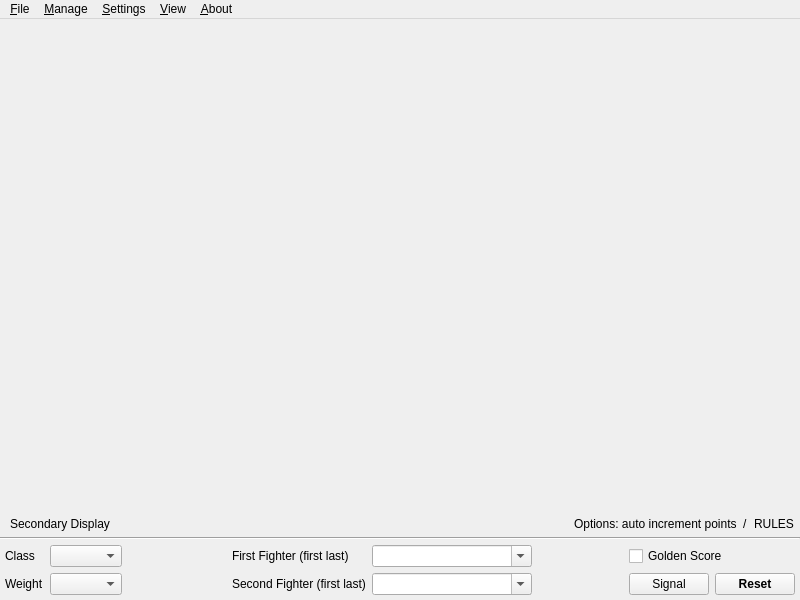
<?xml version="1.0" encoding="UTF-8"?>
<ui version="4.0">
 <author>Florian Mücke</author>
 <class>MainWindow</class>
 <widget class="QMainWindow" name="MainWindow">
  <property name="windowModality">
   <enum>Qt::ApplicationModal</enum>
  </property>
  <property name="geometry">
   <rect>
    <x>0</x>
    <y>0</y>
    <width>800</width>
    <height>600</height>
   </rect>
  </property>
  <property name="sizePolicy">
   <sizepolicy hsizetype="Expanding" vsizetype="Expanding">
    <horstretch>0</horstretch>
    <verstretch>0</verstretch>
   </sizepolicy>
  </property>
  <property name="maximumSize">
   <size>
    <width>5000</width>
    <height>5000</height>
   </size>
  </property>
  <property name="windowTitle">
   <string>Ipponboard</string>
  </property>
  <property name="windowIcon">
   <iconset resource="ipponboard.qrc">
    <normaloff>:/res/images/logo.png</normaloff>:/res/images/logo.png</iconset>
  </property>
  <property name="statusTip">
   <string notr="true"/>
  </property>
  <property name="whatsThis">
   <string notr="true"/>
  </property>
  <property name="documentMode">
   <bool>false</bool>
  </property>
  <property name="tabShape">
   <enum>QTabWidget::Rounded</enum>
  </property>
  <property name="dockOptions">
   <set>QMainWindow::AllowTabbedDocks|QMainWindow::AnimatedDocks</set>
  </property>
  <widget class="QWidget" name="centralWidget">
   <property name="autoFillBackground">
    <bool>false</bool>
   </property>
   <layout class="QVBoxLayout" name="verticalLayout_0" stretch="1,0,0,0">
    <property name="spacing">
     <number>0</number>
    </property>
    <property name="leftMargin">
     <number>0</number>
    </property>
    <property name="topMargin">
     <number>0</number>
    </property>
    <property name="rightMargin">
     <number>0</number>
    </property>
    <property name="bottomMargin">
     <number>0</number>
    </property>
    <item>
     <widget class="QFrame" name="frame_primary_view">
      <property name="focusPolicy">
       <enum>Qt::StrongFocus</enum>
      </property>
      <property name="frameShape">
       <enum>QFrame::NoFrame</enum>
      </property>
      <property name="frameShadow">
       <enum>QFrame::Plain</enum>
      </property>
      <layout class="QVBoxLayout" name="verticalLayout_3">
       <property name="spacing">
        <number>0</number>
       </property>
       <property name="leftMargin">
        <number>0</number>
       </property>
       <property name="topMargin">
        <number>0</number>
       </property>
       <property name="rightMargin">
        <number>0</number>
       </property>
       <property name="bottomMargin">
        <number>0</number>
       </property>
      </layout>
     </widget>
    </item>
    <item>
     <layout class="QHBoxLayout" name="horizontalLayout_infoBar">
      <property name="leftMargin">
       <number>3</number>
      </property>
      <property name="topMargin">
       <number>3</number>
      </property>
      <property name="rightMargin">
       <number>6</number>
      </property>
      <property name="bottomMargin">
       <number>3</number>
      </property>
      <item>
       <widget class="QToolButton" name="toolButton_viewSecondaryScreen">
        <property name="toolTip">
         <string>Display secondary screen</string>
        </property>
        <property name="text">
         <string>Secondary Display</string>
        </property>
        <property name="icon">
         <iconset resource="ipponboard.qrc">
          <normaloff>:/res/icons/secondary_view.png</normaloff>:/res/icons/secondary_view.png</iconset>
        </property>
        <property name="checkable">
         <bool>true</bool>
        </property>
        <property name="popupMode">
         <enum>QToolButton::DelayedPopup</enum>
        </property>
        <property name="toolButtonStyle">
         <enum>Qt::ToolButtonTextBesideIcon</enum>
        </property>
        <property name="autoRaise">
         <bool>true</bool>
        </property>
        <property name="arrowType">
         <enum>Qt::NoArrow</enum>
        </property>
       </widget>
      </item>
      <item>
       <spacer name="horizontalSpacer_infoBar">
        <property name="orientation">
         <enum>Qt::Horizontal</enum>
        </property>
        <property name="sizeType">
         <enum>QSizePolicy::MinimumExpanding</enum>
        </property>
        <property name="sizeHint" stdset="0">
         <size>
          <width>40</width>
          <height>0</height>
         </size>
        </property>
       </spacer>
      </item>
      <item>
       <widget class="QLabel" name="label_usedOptions">
        <property name="frameShape">
         <enum>QFrame::NoFrame</enum>
        </property>
        <property name="frameShadow">
         <enum>QFrame::Plain</enum>
        </property>
        <property name="midLineWidth">
         <number>0</number>
        </property>
        <property name="text">
         <string notr="true">Options: auto increment points</string>
        </property>
        <property name="alignment">
         <set>Qt::AlignLeading|Qt::AlignLeft|Qt::AlignVCenter</set>
        </property>
       </widget>
      </item>
      <item>
       <widget class="QLabel" name="label_3">
        <property name="text">
         <string>/</string>
        </property>
       </widget>
      </item>
      <item>
       <widget class="QLabel" name="label_usedRules">
        <property name="text">
         <string notr="true">RULES</string>
        </property>
       </widget>
      </item>
     </layout>
    </item>
    <item>
     <widget class="Line" name="line_infoBar">
      <property name="orientation">
       <enum>Qt::Horizontal</enum>
      </property>
     </widget>
    </item>
    <item>
     <layout class="QGridLayout" name="gridLayout" rowstretch="0,0" columnstretch="0,0,0,0,0,0,0,0,0">
      <property name="leftMargin">
       <number>5</number>
      </property>
      <property name="topMargin">
       <number>5</number>
      </property>
      <property name="rightMargin">
       <number>5</number>
      </property>
      <property name="bottomMargin">
       <number>5</number>
      </property>
      <item row="1" column="6">
       <spacer name="horizontalSpacer_2">
        <property name="orientation">
         <enum>Qt::Horizontal</enum>
        </property>
        <property name="sizeHint" stdset="0">
         <size>
          <width>40</width>
          <height>20</height>
         </size>
        </property>
       </spacer>
      </item>
      <item row="0" column="0">
       <widget class="QLabel" name="label_6">
        <property name="text">
         <string>Class</string>
        </property>
       </widget>
      </item>
      <item row="1" column="0">
       <widget class="QLabel" name="label_5">
        <property name="text">
         <string>Weight</string>
        </property>
       </widget>
      </item>
      <item row="0" column="2">
       <spacer name="horizontalSpacer">
        <property name="orientation">
         <enum>Qt::Horizontal</enum>
        </property>
        <property name="sizeHint" stdset="0">
         <size>
          <width>40</width>
          <height>20</height>
         </size>
        </property>
       </spacer>
      </item>
      <item row="1" column="7">
       <widget class="QPushButton" name="pushButton_Signal">
        <property name="focusPolicy">
         <enum>Qt::NoFocus</enum>
        </property>
        <property name="toolTip">
         <string>Plays the signal sound file</string>
        </property>
        <property name="text">
         <string>Signal</string>
        </property>
        <property name="icon">
         <iconset resource="ipponboard.qrc">
          <normaloff>:/res/icons/test_sound.png</normaloff>:/res/icons/test_sound.png</iconset>
        </property>
       </widget>
      </item>
      <item row="0" column="1">
       <widget class="QComboBox" name="comboBox_weight_class">
        <property name="focusPolicy">
         <enum>Qt::NoFocus</enum>
        </property>
       </widget>
      </item>
      <item row="0" column="5">
       <widget class="QComboBox" name="comboBox_name_first">
        <property name="sizePolicy">
         <sizepolicy hsizetype="Expanding" vsizetype="Fixed">
          <horstretch>0</horstretch>
          <verstretch>0</verstretch>
         </sizepolicy>
        </property>
        <property name="minimumSize">
         <size>
          <width>160</width>
          <height>0</height>
         </size>
        </property>
        <property name="mouseTracking">
         <bool>true</bool>
        </property>
        <property name="focusPolicy">
         <enum>Qt::ClickFocus</enum>
        </property>
        <property name="editable">
         <bool>true</bool>
        </property>
        <property name="insertPolicy">
         <enum>QComboBox::InsertAlphabetically</enum>
        </property>
        <property name="frame">
         <bool>true</bool>
        </property>
       </widget>
      </item>
      <item row="0" column="7" colspan="2">
       <widget class="QCheckBox" name="checkBox_golden_score">
        <property name="focusPolicy">
         <enum>Qt::NoFocus</enum>
        </property>
        <property name="toolTip">
         <string>Activate Golden Score</string>
        </property>
        <property name="layoutDirection">
         <enum>Qt::LeftToRight</enum>
        </property>
        <property name="text">
         <string>Golden Score</string>
        </property>
       </widget>
      </item>
      <item row="1" column="8">
       <widget class="QPushButton" name="button_reset">
        <property name="sizePolicy">
         <sizepolicy hsizetype="Minimum" vsizetype="Preferred">
          <horstretch>0</horstretch>
          <verstretch>0</verstretch>
         </sizepolicy>
        </property>
        <property name="minimumSize">
         <size>
          <width>0</width>
          <height>0</height>
         </size>
        </property>
        <property name="sizeIncrement">
         <size>
          <width>0</width>
          <height>0</height>
         </size>
        </property>
        <property name="font">
         <font>
          <weight>75</weight>
          <bold>true</bold>
         </font>
        </property>
        <property name="focusPolicy">
         <enum>Qt::NoFocus</enum>
        </property>
        <property name="toolTip">
         <string>Reset all clocks and scores</string>
        </property>
        <property name="text">
         <string>Reset</string>
        </property>
       </widget>
      </item>
      <item row="1" column="5">
       <widget class="QComboBox" name="comboBox_name_second">
        <property name="sizePolicy">
         <sizepolicy hsizetype="Expanding" vsizetype="Fixed">
          <horstretch>0</horstretch>
          <verstretch>0</verstretch>
         </sizepolicy>
        </property>
        <property name="minimumSize">
         <size>
          <width>160</width>
          <height>0</height>
         </size>
        </property>
        <property name="mouseTracking">
         <bool>true</bool>
        </property>
        <property name="focusPolicy">
         <enum>Qt::ClickFocus</enum>
        </property>
        <property name="editable">
         <bool>true</bool>
        </property>
        <property name="insertPolicy">
         <enum>QComboBox::InsertAlphabetically</enum>
        </property>
        <property name="frame">
         <bool>true</bool>
        </property>
       </widget>
      </item>
      <item row="1" column="3">
       <widget class="QLabel" name="label_7">
        <property name="text">
         <string notr="true"/>
        </property>
        <property name="textFormat">
         <enum>Qt::PlainText</enum>
        </property>
        <property name="pixmap">
         <pixmap resource="ipponboard.qrc">:/res/icons/fighter_blue.png</pixmap>
        </property>
       </widget>
      </item>
      <item row="0" column="4">
       <widget class="QLabel" name="label_2">
        <property name="font">
         <font>
          <weight>50</weight>
          <bold>false</bold>
         </font>
        </property>
        <property name="styleSheet">
         <string notr="true"/>
        </property>
        <property name="text">
         <string>First Fighter (first last)</string>
        </property>
       </widget>
      </item>
      <item row="1" column="4">
       <widget class="QLabel" name="label">
        <property name="font">
         <font>
          <weight>50</weight>
          <bold>false</bold>
         </font>
        </property>
        <property name="styleSheet">
         <string notr="true"/>
        </property>
        <property name="frameShape">
         <enum>QFrame::NoFrame</enum>
        </property>
        <property name="frameShadow">
         <enum>QFrame::Plain</enum>
        </property>
        <property name="text">
         <string>Second Fighter (first last)</string>
        </property>
       </widget>
      </item>
      <item row="0" column="3">
       <widget class="QLabel" name="label_8">
        <property name="text">
         <string notr="true"/>
        </property>
        <property name="textFormat">
         <enum>Qt::PlainText</enum>
        </property>
        <property name="pixmap">
         <pixmap resource="ipponboard.qrc">:/res/icons/fighter_white.png</pixmap>
        </property>
       </widget>
      </item>
      <item row="1" column="1">
       <widget class="QComboBox" name="comboBox_weight">
        <property name="focusPolicy">
         <enum>Qt::NoFocus</enum>
        </property>
       </widget>
      </item>
     </layout>
    </item>
   </layout>
  </widget>
  <widget class="QMenuBar" name="menuBar">
   <property name="geometry">
    <rect>
     <x>0</x>
     <y>0</y>
     <width>800</width>
     <height>21</height>
    </rect>
   </property>
   <widget class="QMenu" name="menu">
    <property name="title">
     <string>&amp;File</string>
    </property>
    <addaction name="separator"/>
    <addaction name="actionDrucken"/>
    <addaction name="separator"/>
    <addaction name="actionExit"/>
   </widget>
   <widget class="QMenu" name="menuAbout">
    <property name="title">
     <string>&amp;About</string>
    </property>
    <addaction name="actionAbout_Ipponboard"/>
    <addaction name="separator"/>
    <addaction name="actionVisit_Project_Homepage"/>
    <addaction name="actionContact_Author"/>
    <addaction name="actionOnline_Feedback"/>
   </widget>
   <widget class="QMenu" name="menuView">
    <property name="title">
     <string>&amp;View</string>
    </property>
    <addaction name="actionShow_SecondaryView"/>
    <addaction name="action_Info_Header"/>
    <addaction name="actionViewInfoBar"/>
   </widget>
   <widget class="QMenu" name="menuSettings">
    <property name="title">
     <string>&amp;Settings</string>
    </property>
    <widget class="QMenu" name="menuLanguages">
     <property name="toolTip">
      <string>Select program language</string>
     </property>
     <property name="title">
      <string>Language</string>
     </property>
     <addaction name="actionLang_Deutsch"/>
     <addaction name="actionLang_English"/>
     <addaction name="actionLang_Dutch"/>
    </widget>
    <widget class="QMenu" name="menuRules">
     <property name="title">
      <string>Rules</string>
     </property>
     <addaction name="actionRulesClassic"/>
     <addaction name="actionRules2013"/>
     <addaction name="actionRules2017"/>
    </widget>
    <addaction name="separator"/>
    <addaction name="actionAutoAdjustPoints"/>
    <addaction name="menuRules"/>
    <addaction name="separator"/>
    <addaction name="actionPreferences"/>
    <addaction name="menuLanguages"/>
   </widget>
   <widget class="QMenu" name="menuManage">
    <property name="enabled">
     <bool>true</bool>
    </property>
    <property name="title">
     <string>&amp;Manage</string>
    </property>
    <addaction name="actionVereine"/>
    <addaction name="actionManageFighters"/>
    <addaction name="actionManageClasses"/>
    <addaction name="separator"/>
    <addaction name="actionSet_Hold_Timer"/>
    <addaction name="actionSet_Main_Timer"/>
    <addaction name="actionTest_Gong"/>
   </widget>
   <addaction name="menu"/>
   <addaction name="menuManage"/>
   <addaction name="menuSettings"/>
   <addaction name="menuView"/>
   <addaction name="menuAbout"/>
  </widget>
  <action name="actionOpen">
   <property name="enabled">
    <bool>true</bool>
   </property>
   <property name="text">
    <string>Open</string>
   </property>
   <property name="shortcut">
    <string>Ctrl+O</string>
   </property>
  </action>
  <action name="actionSave">
   <property name="enabled">
    <bool>true</bool>
   </property>
   <property name="text">
    <string>Save</string>
   </property>
   <property name="shortcut">
    <string>Ctrl+S</string>
   </property>
  </action>
  <action name="actionExit">
   <property name="text">
    <string>Exit</string>
   </property>
   <property name="toolTip">
    <string>Leave Ipponboard</string>
   </property>
   <property name="shortcut">
    <string>Ctrl+Q</string>
   </property>
  </action>
  <action name="actionVisit_Project_Homepage">
   <property name="enabled">
    <bool>true</bool>
   </property>
   <property name="icon">
    <iconset resource="ipponboard.qrc">
     <normaloff>:/res/icons/homepage.png</normaloff>:/res/icons/homepage.png</iconset>
   </property>
   <property name="text">
    <string>Visit Homepage</string>
   </property>
  </action>
  <action name="actionAbout_Ipponboard">
   <property name="icon">
    <iconset resource="ipponboard.qrc">
     <normaloff>:/res/icons/about.png</normaloff>:/res/icons/about.png</iconset>
   </property>
   <property name="text">
    <string>About Ipponboard</string>
   </property>
   <property name="shortcut">
    <string>F1</string>
   </property>
  </action>
  <action name="actionShow_SecondaryView">
   <property name="checkable">
    <bool>true</bool>
   </property>
   <property name="icon">
    <iconset resource="ipponboard.qrc">
     <normaloff>:/res/icons/secondary_view.png</normaloff>:/res/icons/secondary_view.png</iconset>
   </property>
   <property name="text">
    <string>Secondary Display</string>
   </property>
   <property name="toolTip">
    <string>Toggles secodary screen view</string>
   </property>
   <property name="shortcut">
    <string>F2</string>
   </property>
  </action>
  <action name="actionSelect_Font">
   <property name="text">
    <string>Select Font</string>
   </property>
  </action>
  <action name="actionSelect_Color">
   <property name="text">
    <string>Select Color</string>
   </property>
  </action>
  <action name="actionManage_Clubs">
   <property name="text">
    <string>Clubs</string>
   </property>
   <property name="toolTip">
    <string>Manage Clubs</string>
   </property>
  </action>
  <action name="actionReset_Scores">
   <property name="text">
    <string>Reset Scores</string>
   </property>
  </action>
  <action name="actionChange_Background">
   <property name="text">
    <string>Change Background</string>
   </property>
  </action>
  <action name="actionTest_Gong">
   <property name="enabled">
    <bool>true</bool>
   </property>
   <property name="icon">
    <iconset resource="ipponboard.qrc">
     <normaloff>:/res/icons/test_sound.png</normaloff>:/res/icons/test_sound.png</iconset>
   </property>
   <property name="text">
    <string>Play Mat Signal</string>
   </property>
   <property name="toolTip">
    <string>Plays the mat signal sound file</string>
   </property>
   <property name="shortcut">
    <string>Ctrl+G</string>
   </property>
  </action>
  <action name="actionController">
   <property name="text">
    <string>Controller</string>
   </property>
  </action>
  <action name="actionPreferences">
   <property name="icon">
    <iconset>
     <normaloff>icons/settings.png</normaloff>icons/settings.png</iconset>
   </property>
   <property name="text">
    <string>Preferences</string>
   </property>
  </action>
  <action name="actionLoad_Demo_Data">
   <property name="text">
    <string>Load Demo Data</string>
   </property>
  </action>
  <action name="actionVereine">
   <property name="enabled">
    <bool>false</bool>
   </property>
   <property name="text">
    <string>Clubs</string>
   </property>
  </action>
  <action name="actionManageFighters">
   <property name="enabled">
    <bool>true</bool>
   </property>
   <property name="text">
    <string>Fighters</string>
   </property>
   <property name="toolTip">
    <string>Manage fighters</string>
   </property>
  </action>
  <action name="actionDrucken">
   <property name="enabled">
    <bool>false</bool>
   </property>
   <property name="icon">
    <iconset resource="ipponboard.qrc">
     <normaloff>:/res/icons/printer.png</normaloff>:/res/icons/printer.png</iconset>
   </property>
   <property name="text">
    <string>Print</string>
   </property>
  </action>
  <action name="actionManageClasses">
   <property name="icon">
    <iconset resource="ipponboard.qrc">
     <normaloff>:/res/icons/category.png</normaloff>:/res/icons/category.png</iconset>
   </property>
   <property name="text">
    <string>Fight Categories</string>
   </property>
   <property name="toolTip">
    <string>Manage fight categories</string>
   </property>
  </action>
  <action name="actionOnline_Feedback">
   <property name="icon">
    <iconset resource="ipponboard.qrc">
     <normaloff>:/res/icons/feedback.png</normaloff>:/res/icons/feedback.png</iconset>
   </property>
   <property name="text">
    <string>Report a Bug</string>
   </property>
   <property name="toolTip">
    <string>Report a Bug</string>
   </property>
  </action>
  <action name="actionContact_Author">
   <property name="icon">
    <iconset resource="ipponboard.qrc">
     <normaloff>:/res/icons/mail.png</normaloff>:/res/icons/mail.png</iconset>
   </property>
   <property name="text">
    <string>Provide Feedback</string>
   </property>
  </action>
  <action name="actionLang_English">
   <property name="checkable">
    <bool>true</bool>
   </property>
   <property name="checked">
    <bool>true</bool>
   </property>
   <property name="icon">
    <iconset resource="ipponboard.qrc">
     <normaloff>:/res/icons/flags/gb.png</normaloff>:/res/icons/flags/gb.png</iconset>
   </property>
   <property name="text">
    <string notr="true">English</string>
   </property>
   <property name="iconText">
    <string notr="true">English</string>
   </property>
   <property name="toolTip">
    <string notr="true">Choose English as program language</string>
   </property>
  </action>
  <action name="actionLang_Deutsch">
   <property name="checkable">
    <bool>true</bool>
   </property>
   <property name="icon">
    <iconset resource="ipponboard.qrc">
     <normaloff>:/res/icons/flags/de.png</normaloff>:/res/icons/flags/de.png</iconset>
   </property>
   <property name="text">
    <string notr="true">Deutsch</string>
   </property>
   <property name="iconText">
    <string notr="true">Deutsch</string>
   </property>
   <property name="toolTip">
    <string notr="true">Deutsch als Programmsprache wählen</string>
   </property>
  </action>
  <action name="action_Info_Header">
   <property name="checkable">
    <bool>true</bool>
   </property>
   <property name="checked">
    <bool>true</bool>
   </property>
   <property name="text">
    <string>&amp;Info Header</string>
   </property>
   <property name="toolTip">
    <string>Toggles the info header (mat and category/weight class) on and off</string>
   </property>
  </action>
  <action name="actionSet_Hold_Timer">
   <property name="text">
    <string>Set Hold Timer</string>
   </property>
   <property name="toolTip">
    <string>Set the hold timer to a certain value</string>
   </property>
  </action>
  <action name="actionSet_Main_Timer">
   <property name="text">
    <string>Set Main Timer</string>
   </property>
   <property name="toolTip">
    <string>Set the main timer to a certain value</string>
   </property>
  </action>
  <action name="actionLang_Dutch">
   <property name="checkable">
    <bool>true</bool>
   </property>
   <property name="icon">
    <iconset resource="ipponboard.qrc">
     <normaloff>:/res/icons/flags/nl.png</normaloff>:/res/icons/flags/nl.png</iconset>
   </property>
   <property name="text">
    <string>Dutch</string>
   </property>
   <property name="toolTip">
    <string>Choose Dutch as program language</string>
   </property>
  </action>
  <action name="actionAutoAdjustPoints">
   <property name="checkable">
    <bool>true</bool>
   </property>
   <property name="text">
    <string>Auto Adjust Points</string>
   </property>
  </action>
  <action name="actionRules2017">
   <property name="checkable">
    <bool>true</bool>
   </property>
   <property name="text">
    <string>IJF Rules 2017</string>
   </property>
   <property name="toolTip">
    <string>Use IJF 2017 rules</string>
   </property>
  </action>
  <action name="actionRules2013">
   <property name="checkable">
    <bool>true</bool>
   </property>
   <property name="text">
    <string>IJF Rules 2013</string>
   </property>
   <property name="toolTip">
    <string>Use IJF 2013 rules</string>
   </property>
  </action>
  <action name="actionRulesClassic">
   <property name="checkable">
    <bool>true</bool>
   </property>
   <property name="text">
    <string>Classic Rules</string>
   </property>
   <property name="toolTip">
    <string>Use classic rules</string>
   </property>
  </action>
  <action name="actionViewInfoBar">
   <property name="checkable">
    <bool>true</bool>
   </property>
   <property name="checked">
    <bool>true</bool>
   </property>
   <property name="text">
    <string>Info Bar</string>
   </property>
   <property name="toolTip">
    <string>Shows/hides the info bar which dispays the current options and rules.</string>
   </property>
  </action>
 </widget>
 <layoutdefault spacing="6" margin="11"/>
 <tabstops>
  <tabstop>comboBox_weight_class</tabstop>
  <tabstop>comboBox_weight</tabstop>
  <tabstop>comboBox_name_first</tabstop>
  <tabstop>comboBox_name_second</tabstop>
 </tabstops>
 <resources>
  <include location="ipponboard.qrc"/>
 </resources>
 <connections>
  <connection>
   <sender>actionExit</sender>
   <signal>triggered()</signal>
   <receiver>MainWindow</receiver>
   <slot>close()</slot>
   <hints>
    <hint type="sourcelabel">
     <x>-1</x>
     <y>-1</y>
    </hint>
    <hint type="destinationlabel">
     <x>213</x>
     <y>180</y>
    </hint>
   </hints>
  </connection>
  <connection>
   <sender>pushButton_Signal</sender>
   <signal>pressed()</signal>
   <receiver>actionTest_Gong</receiver>
   <slot>trigger()</slot>
   <hints>
    <hint type="sourcelabel">
     <x>757</x>
     <y>581</y>
    </hint>
    <hint type="destinationlabel">
     <x>-1</x>
     <y>-1</y>
    </hint>
   </hints>
  </connection>
 </connections>
</ui>
